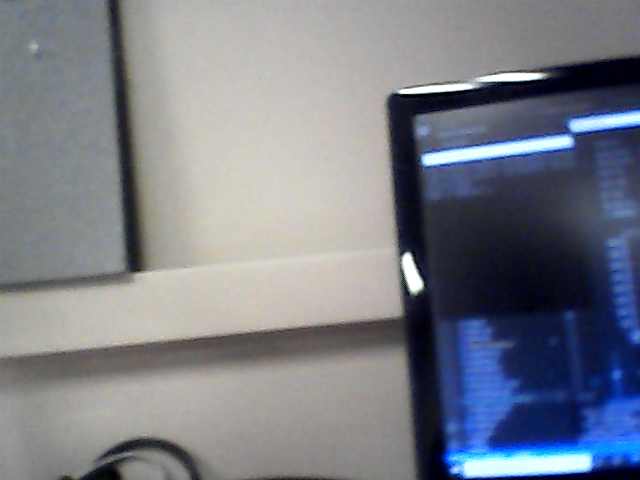
#> input picture Src/imageWriteDir/16_59_17_462308.png, 640 x 480 px; its folder holds 4 pictures in this run
$ python imageSticher.py
#> lines starting #> are read from the running program, lines starting #| are printed output that depends on the picture
# import the necessary packages
import os
import pathlib
from imutils import paths
import numpy as np
import argparse
import imutils
import cv2

# grab the paths to the input images and initialize our images list
print("[INFO] loading images...")
path = pathlib.Path(__file__).parent.resolve()
path = os.path.join(path, "imageWriteDir")
print(path)
imagePaths = sorted(list(paths.list_images(path)))
images = []
# loop over the image paths, load each one, and add them to our
# images to stitch list
for imagePath in imagePaths:
	image = cv2.imread(imagePath)
#> image is the input picture: shape (480, 640, 3); mean B, G, R 136, 126.1, 122.2
	images.append(image)

# initialize OpenCV's image stitcher object and then perform the image
# stitching
print("[INFO] stitching images...")
stitcher = cv2.createStitcher() if imutils.is_cv3() else cv2.Stitcher_create()
(status, stitched) = stitcher.stitch(images)
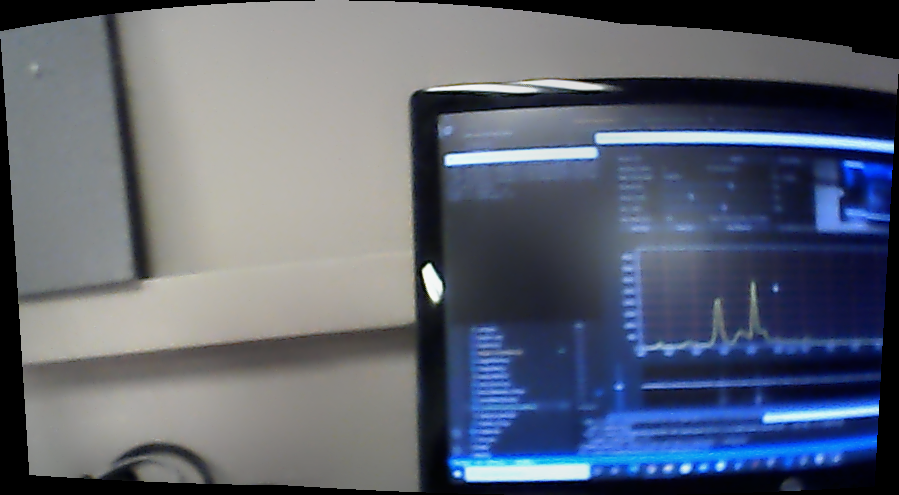
#> stitched: shape (495, 899, 3); mean of channels 0, 1, 2 115.9, 100.9, 94; drawn as B, G, R

# if the status is '0', then OpenCV successfully performed image
# stitching
if status == 0:
	# write the output stitched image to disk
    pathO = pathlib.Path(__file__).parent.resolve()
    pathO = os.path.join(path, "stitchedImage.png")
    cv2.imwrite(pathO, stitched)
	# display the output stitched image to our screen
    # cv2.imshow("Stitched", stitched)
    # cv2.waitKey(0)
# otherwise the stitching failed, likely due to not enough keypoints)
# being detected
else:
	print("[INFO] image stitching failed ({})".format(status))
